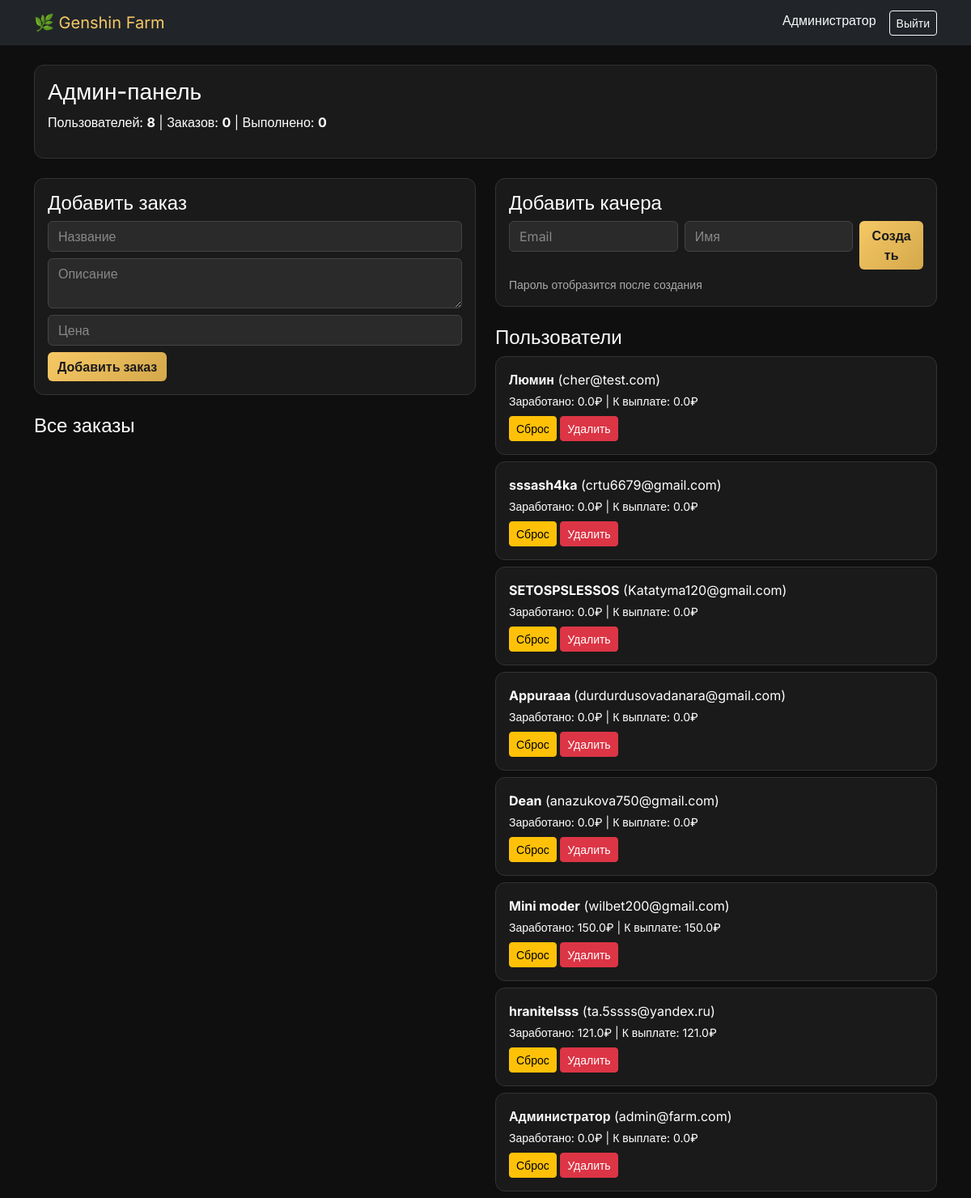
The page /admin (signed in) on the database its author committed.
### app.py (models this page shows, shortened)
class User(UserMixin, db.Model):
    id = db.Column(db.Integer, primary_key=True)
    email = db.Column(db.String(120), unique=True, nullable=False)  # Почта
    username = db.Column(db.String(80), unique=True, nullable=False)  # Никнейм
    password_hash = db.Column(db.String(200), nullable=False)
    role = db.Column(db.String(20), default='cher')  # 'cher' or 'admin'
    total_earned = db.Column(db.Float, default=0.0)
    paid_out = db.Column(db.Float, default=0.0)
    balance = db.Column(db.Float, default=0.0)
    telegram_id = db.Column(db.String(100), nullable=True)  # Для уведомлений
    created_at = db.Column(db.DateTime, default=datetime.utcnow)

### app.py (the view)
@app.route('/admin')
@login_required
def admin_panel():
    if current_user.role != 'admin':
        return redirect(url_for('dashboard'))
    users = User.query.order_by(User.created_at.desc()).all()
    orders = Order.query.order_by(Order.created_at.desc()).all()
    stats = {
        'total_users': User.query.count(),
        'total_orders': Order.query.count(),
        'completed_orders': Order.query.filter_by(status='completed').count(),
        'total_payout': db.session.query(db.func.sum(User.paid_out)).scalar() or 0
    }
    return render_template('admin.html', users=users, orders=orders, stats=stats)

### app.py (called while the page is built)
@login_manager.user_loader
def load_user(user_id):
    return User.query.get(int(user_id))

### templates/admin.html (shortened to what this page needs)
{% extends "base.html" %}
{% block content %}
<div class="row">
    <div class="col-md-12 mb-4">
        <div class="card p-3">
            <h3 class="text-gold">Админ-панель</h3>
            <p>Пользователей: <strong>{{ stats.total_users }}</strong> | Заказов: <strong>{{ stats.total_orders }}</strong> | Выполнено: <strong>{{ stats.completed_orders }}</strong></p>
        </div>
    </div>
</div>
<div class="row">
    <div class="col-md-6">
        <div class="card p-3 mb-4">
            <h4>Добавить заказ</h4>
            <form method="POST" action="{{ url_for('add_order') }}">
                <div class="mb-2">
                    <input type="text" name="title" class="form-control" placeholder="Название" required>
                </div>
                <div class="mb-2">
                    <textarea name="description" class="form-control" placeholder="Описание" required></textarea>
                </div>
                <div class="mb-2">
                    <input type="number" name="reward" class="form-control" placeholder="Цена" step="0.01" required>
                </div>
                <button type="submit" class="btn btn-genshin">Добавить заказ</button>
            </form>
        </div>
        <h4>Все заказы</h4>
    </div>
    <div class="col-md-6">
        <div class="card p-3 mb-4">
            <h4>Добавить качера</h4>
            <form method="POST" action="{{ url_for('add_user') }}" class="row g-2">
                <div class="col-5">
                    <input type="email" name="email" class="form-control" placeholder="Email" required>
                </div>
                <div class="col-5">
                    <input type="text" name="username" class="form-control" placeholder="Имя" required>
                </div>
                <div class="col-2">
                    <button type="submit" class="btn btn-genshin w-100">Создать</button>
                </div>
            </form>
            <small class="text-muted mt-2">Пароль отобразится после создания</small>
        </div>
        <h4>Пользователи</h4>
        {% for u in users %}
        <div class="card p-3 mb-2">
            <p class="mb-1"><strong>{{ u.username }}</strong> ({{ u.email }})</p>
            <small>Заработано: {{ u.total_earned }}₽ | К выплате: {{ u.balance }}₽</small>
            <div class="mt-2">
                <a href="{{ url_for('reset_password', user_id=u.id) }}" class="btn btn-sm btn-warning">Сброс</a>
                <a href="{{ url_for('delete_user', user_id=u.id) }}" class="btn btn-sm btn-danger" onclick="return confirm('Удалить?')">Удалить</a>
            </div>
        </div>
        {% endfor %}
    </div>
</div>
{% endblock %}

### templates/base.html (shortened to what this page needs)
<!DOCTYPE html>
<html lang="ru">
<head>
    <link href="https://cdn.jsdelivr.net/npm/bootstrap@5.3.0/dist/css/bootstrap.min.css" rel="stylesheet">
</head>
<body>
    <nav class="navbar navbar-dark bg-dark mb-4">
        <div class="container">
            <a class="navbar-brand text-gold" href="/">🌿 Genshin Farm</a>
            <div class="d-flex">
                {% if current_user.is_authenticated %}
                    <span class="text-light me-3">{{ current_user.username }}</span>
                    <a href="{{ url_for('logout') }}" class="btn btn-sm btn-outline-light">Выйти</a>
                {% endif %}
            </div>
        </div>
    </nav>
    <div class="container">
        {% block content %}{% endblock %}
    </div>
</body>
</html>

### templates/base.html (style rules this page uses)
body { font-family: 'Inter', sans-serif; background: #0f0f0f; min-height: 100vh; color: #fff; }
.card { background: #1a1a1a; border: 1px solid #333; border-radius: 12px; color: #fff; }
.btn-genshin { background: linear-gradient(135deg, #f6c865, #d4a84b); color: #1a1a1a; border: none; font-weight: 600; }
.text-gold { color: #f6c865; }
h3, h4, h5, p, label, small, td, th { color: #fff !important; }
.text-muted { color: #aaa !important; }
.form-control { background: #2a2a2a; border: 1px solid #444; color: #fff; }
.form-control::placeholder { color: #888; }
.navbar-brand { color: #f6c865 !important; }

### rows shown on the page
User: username "Администратор", email "admin@farm.com", total_earned "0.0", balance "0.0"
User: username "Люмин", email "cher@test.com", total_earned "0.0", balance "0.0"
User: username "sssash4ka", email "crtu6679@gmail.com", total_earned "0.0", balance "0.0"
User: username "SETOSPSLESSOS", email "Katatyma120@gmail.com", total_earned "0.0", balance "0.0"
User: username "Appuraaa", email "durdurdusovadanara@gmail.com", total_earned "0.0", balance "0.0"
User: username "Dean", email "anazukova750@gmail.com", total_earned "0.0", balance "0.0"
User: username "Mini moder", email "wilbet200@gmail.com", total_earned "150.0", balance "150.0"
User: username "hranitelsss", email "ta.5ssss@yandex.ru", total_earned "121.0", balance "121.0"

### other values the page prints
{{ stats.total_users }} "8"
{{ stats.total_orders }} "0"
{{ stats.completed_orders }} "0"
